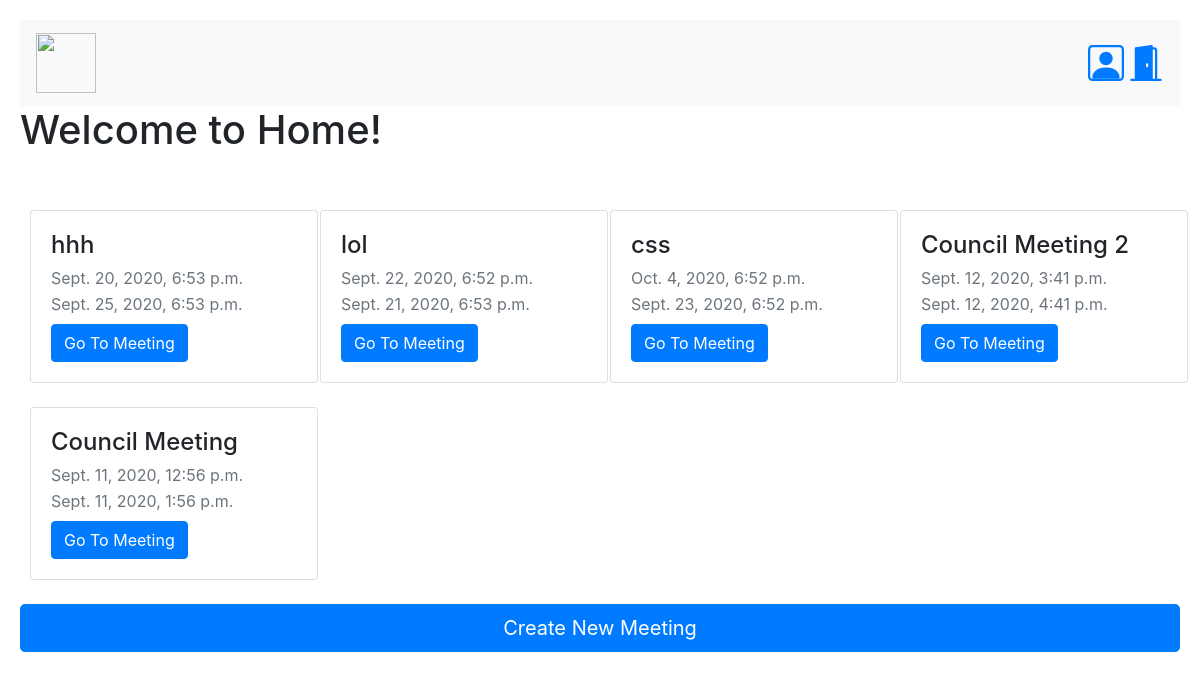
The page /home/ (signed in) on the database as committed earlier.
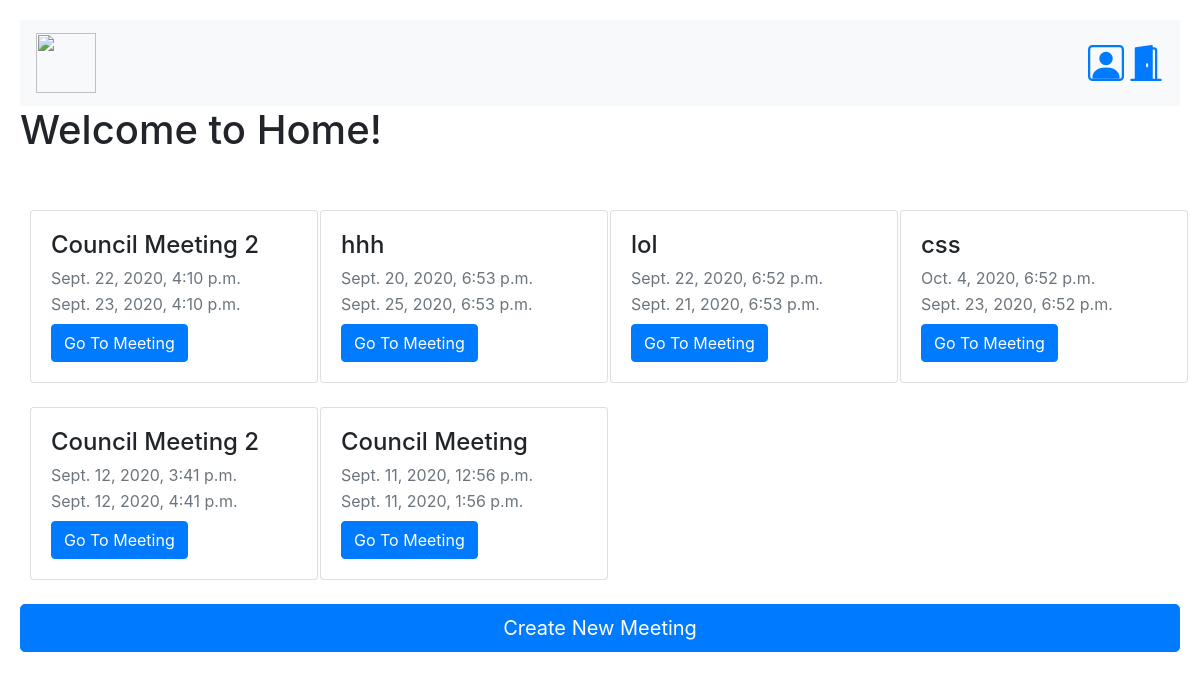
The same page on the database as committed later.
### meeting/models.py (models this page shows)
class meeting(models.Model):
	meetingHeader = models.CharField(max_length=255, default="")
	startTime = models.DateTimeField(blank=False)
	endTime = models.DateTimeField(blank=False)
	createdOn = models.DateTimeField(auto_now_add=True)
	attendedBy = models.ManyToManyField(User)

### meeting/views.py (the view, shortened to what this page needs)
# urls.py: path('home/', meetingViews.home_view, name="home_view"),
def home_view(request):
	if request.user.is_authenticated:
		request.session['MeetingInFocus'] = None
		context = {
			'administratorStatus' : False
		}
		currentUser = loginModel.User.objects.get(username=request.user.username)
		meetings_list = meetingModel.meeting.objects.all().order_by("-createdOn")
		context['meetings_list'] = meetings_list
		if currentUser.administratorStatus:
			context['administratorStatus'] = True
		return render(request, 'home.html', context)
	else:
		return redirect('login_view')

### meeting/templates/home.html (shortened to what this page needs)
<!DOCTYPE html>
<html>
	<head>
		{% load static %}
		<link rel="stylesheet" type="text/css" href="{% static 'login/login.css' %}">
		<link rel="stylesheet" href="https://stackpath.bootstrapcdn.com/bootstrap/4.5.2/css/bootstrap.min.css">
	</head>
	<body>
		<nav class="navbar navbar-light bg-light">
	  		<a class="navbar-brand" href="{% url 'home_view' %}">
	    		<img src="{% static 'login/cssLogo.png' %}" width="60" height="60" class="d-inline-block align-top" alt="">
	  		</a>
	  		<div>
	  		<a href="{% url 'account_view' %}" class="ml-auto">
</a>
	  		<a href="{% url 'logout_view' %}"></a>
			</div>
		</nav>
		<h1>Welcome to Home!</h1>
		<br><br>
		<div class="rows">
			{% for meeting in meetings_list %}
				<div class="column">
					<div class="card" style="width: 18rem;">
						<div class="card-body">
							<h4 class="card-title">{{ meeting.meetingHeader }}</h4>
							<p class="card-subtitle mb-2 text-muted">{{ meeting.startTime }}</p>
							<p class="card-subtitle mb-2 text-muted">{{ meeting.endTime }}</p>
							<form method="POST">
								<button class="btn btn-primary" type="submit" name="{{ meeting.id }}">Go To Meeting</button>
							</form>
						</div>
					</div>
					<br>
				</div>
			{% endfor %}
		</div>
		<form method="POST">
			{% if administratorStatus %}
				<button type="submit" name="create_new_meeting" class="btn btn-primary btn-lg btn-block">Create New Meeting</button>
			{% else %}
				<button disabled type="submit" name="create_new_meeting" class="btn btn-primary btn-lg btn-block">Create New Meeting</button>
			{% endif %}
		</form>
	</body>
</html>

Rows that differ between the two databases and show on the page:
added meeting: meetingHeader "Council Meeting 2", startTime "Sept. 22, 2020, 4:10 p.m.", endTime "Sept. 23, 2020, 4:10 p.m."
